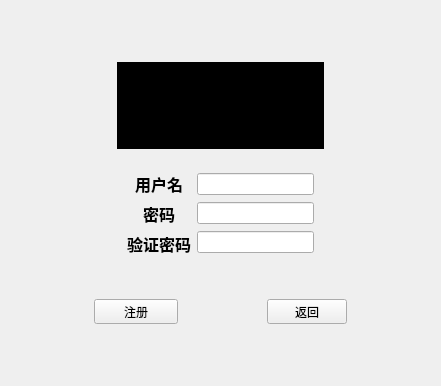
<?xml version="1.0" encoding="UTF-8"?>
<ui version="4.0">
 <class>registerWidget</class>
 <widget class="QWidget" name="registerWidget">
  <property name="geometry">
   <rect>
    <x>0</x>
    <y>0</y>
    <width>441</width>
    <height>386</height>
   </rect>
  </property>
  <property name="windowTitle">
   <string>Register</string>
  </property>
  <layout class="QVBoxLayout" name="verticalLayout_3" stretch="3,0,1,10,0,1,0,3">
   <item>
    <spacer name="verticalSpacer_4">
     <property name="orientation">
      <enum>Qt::Orientation::Vertical</enum>
     </property>
     <property name="sizeHint" stdset="0">
      <size>
       <width>20</width>
       <height>46</height>
      </size>
     </property>
    </spacer>
   </item>
   <item>
    <layout class="QHBoxLayout" name="horizontalLayout">
     <item>
      <spacer name="horizontalSpacer">
       <property name="orientation">
        <enum>Qt::Orientation::Horizontal</enum>
       </property>
       <property name="sizeHint" stdset="0">
        <size>
         <width>40</width>
         <height>20</height>
        </size>
       </property>
      </spacer>
     </item>
     <item>
      <widget class="QToolButton" name="toolButton">
       <property name="enabled">
        <bool>true</bool>
       </property>
       <property name="styleSheet">
        <string notr="true">QToolButton {
        border-style: solid;
        border-top-color: transparent;
        border-right-color: transparent;
        border-left-color: transparent;
        border-bottom-color: transparent;
        border-style: solid;
        color: #a9b7c6;
        padding: 2px;
        background-color: #000000;
}
QToolButton:hover{
}</string>
       </property>
       <property name="text">
        <string/>
       </property>
       <property name="icon">
        <iconset resource="logos.qrc">
         <normaloff>:/icons/img/logo_a.png</normaloff>:/icons/favicon_logosc/logo_a.png</iconset>
       </property>
       <property name="iconSize">
        <size>
         <width>200</width>
         <height>80</height>
        </size>
       </property>
       <property name="checkable">
        <bool>false</bool>
       </property>
       <property name="autoRaise">
        <bool>true</bool>
       </property>
      </widget>
     </item>
     <item>
      <spacer name="horizontalSpacer_2">
       <property name="orientation">
        <enum>Qt::Orientation::Horizontal</enum>
       </property>
       <property name="sizeHint" stdset="0">
        <size>
         <width>40</width>
         <height>20</height>
        </size>
       </property>
      </spacer>
     </item>
    </layout>
   </item>
   <item>
    <spacer name="verticalSpacer">
     <property name="orientation">
      <enum>Qt::Orientation::Vertical</enum>
     </property>
     <property name="sizeHint" stdset="0">
      <size>
       <width>20</width>
       <height>13</height>
      </size>
     </property>
    </spacer>
   </item>
   <item>
    <layout class="QHBoxLayout" name="horizontalLayout_2">
     <item>
      <spacer name="horizontalSpacer_3">
       <property name="orientation">
        <enum>Qt::Orientation::Horizontal</enum>
       </property>
       <property name="sizeHint" stdset="0">
        <size>
         <width>40</width>
         <height>20</height>
        </size>
       </property>
      </spacer>
     </item>
     <item>
      <layout class="QVBoxLayout" name="verticalLayout_2">
       <item>
        <widget class="QLabel" name="label_2">
         <property name="text">
          <string>&lt;html&gt;&lt;head/&gt;&lt;body&gt;&lt;p align=&quot;center&quot;&gt;&lt;span style=&quot; font-size:12pt; font-weight:700;&quot;&gt;用户名&lt;/span&gt;&lt;/p&gt;&lt;/body&gt;&lt;/html&gt;</string>
         </property>
        </widget>
       </item>
       <item>
        <widget class="QLabel" name="label_3">
         <property name="text">
          <string>&lt;html&gt;&lt;head/&gt;&lt;body&gt;&lt;p align=&quot;center&quot;&gt;&lt;span style=&quot; font-size:12pt; font-weight:700;&quot;&gt;密码&lt;/span&gt;&lt;/p&gt;&lt;/body&gt;&lt;/html&gt;</string>
         </property>
        </widget>
       </item>
       <item>
        <widget class="QLabel" name="label_4">
         <property name="text">
          <string>&lt;html&gt;&lt;head/&gt;&lt;body&gt;&lt;p align=&quot;center&quot;&gt;&lt;span style=&quot; font-size:12pt; font-weight:700;&quot;&gt;验证密码&lt;/span&gt;&lt;/p&gt;&lt;/body&gt;&lt;/html&gt;</string>
         </property>
        </widget>
       </item>
      </layout>
     </item>
     <item>
      <layout class="QVBoxLayout" name="verticalLayout">
       <item>
        <widget class="QLineEdit" name="userLineEdit"/>
       </item>
       <item>
        <widget class="QLineEdit" name="passwordLineEdit"/>
       </item>
       <item>
        <widget class="QLineEdit" name="verifyLineEdit"/>
       </item>
      </layout>
     </item>
     <item>
      <spacer name="horizontalSpacer_4">
       <property name="orientation">
        <enum>Qt::Orientation::Horizontal</enum>
       </property>
       <property name="sizeHint" stdset="0">
        <size>
         <width>40</width>
         <height>20</height>
        </size>
       </property>
      </spacer>
     </item>
    </layout>
   </item>
   <item>
    <widget class="QLabel" name="textLabel">
     <property name="text">
      <string/>
     </property>
    </widget>
   </item>
   <item>
    <spacer name="verticalSpacer_2">
     <property name="orientation">
      <enum>Qt::Orientation::Vertical</enum>
     </property>
     <property name="sizeType">
      <enum>QSizePolicy::Policy::Expanding</enum>
     </property>
     <property name="sizeHint" stdset="0">
      <size>
       <width>20</width>
       <height>40</height>
      </size>
     </property>
    </spacer>
   </item>
   <item>
    <layout class="QHBoxLayout" name="horizontalLayout_3">
     <item>
      <spacer name="horizontalSpacer_5">
       <property name="orientation">
        <enum>Qt::Orientation::Horizontal</enum>
       </property>
       <property name="sizeHint" stdset="0">
        <size>
         <width>40</width>
         <height>20</height>
        </size>
       </property>
      </spacer>
     </item>
     <item>
      <widget class="QToolButton" name="registerButton">
       <property name="sizePolicy">
        <sizepolicy hsizetype="Expanding" vsizetype="Fixed">
         <horstretch>0</horstretch>
         <verstretch>0</verstretch>
        </sizepolicy>
       </property>
       <property name="minimumSize">
        <size>
         <width>80</width>
         <height>0</height>
        </size>
       </property>
       <property name="text">
        <string>注册</string>
       </property>
      </widget>
     </item>
     <item>
      <spacer name="horizontalSpacer_7">
       <property name="orientation">
        <enum>Qt::Orientation::Horizontal</enum>
       </property>
       <property name="sizeHint" stdset="0">
        <size>
         <width>40</width>
         <height>20</height>
        </size>
       </property>
      </spacer>
     </item>
     <item alignment="Qt::AlignmentFlag::AlignTop">
      <widget class="QToolButton" name="backButton">
       <property name="minimumSize">
        <size>
         <width>80</width>
         <height>0</height>
        </size>
       </property>
       <property name="text">
        <string>返回</string>
       </property>
      </widget>
     </item>
     <item>
      <spacer name="horizontalSpacer_6">
       <property name="orientation">
        <enum>Qt::Orientation::Horizontal</enum>
       </property>
       <property name="sizeHint" stdset="0">
        <size>
         <width>40</width>
         <height>20</height>
        </size>
       </property>
      </spacer>
     </item>
    </layout>
   </item>
   <item>
    <spacer name="verticalSpacer_3">
     <property name="orientation">
      <enum>Qt::Orientation::Vertical</enum>
     </property>
     <property name="sizeHint" stdset="0">
      <size>
       <width>20</width>
       <height>46</height>
      </size>
     </property>
    </spacer>
   </item>
  </layout>
 </widget>
 <resources>
  <include location="logos.qrc"/>
 </resources>
 <connections/>
</ui>
